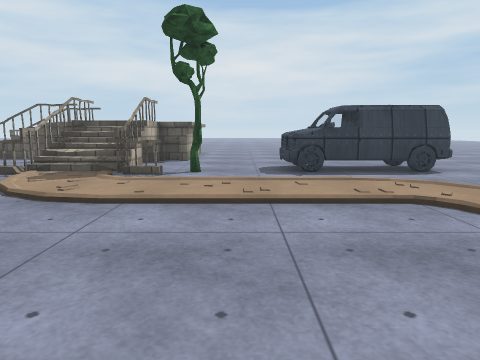
view 1 (above)

17 first-person views from a walk through a Unity game level. The camera is 1.2 m above the floor, tilts 8° down and sees 70° across. The floor is counted in squares, 1 m on a side. Each view is taken from the middle of a square. On the plan, view 1 faces up. The plan holds only what a view shows up to about 14 squares ahead; the rest is blank. The place goes on beyond the plan. Surface patterns are stand-ins for the level's own textures.

view 2
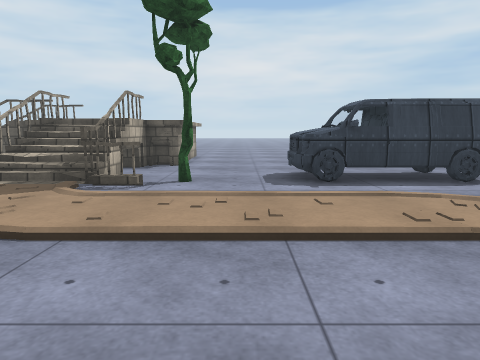

view 3
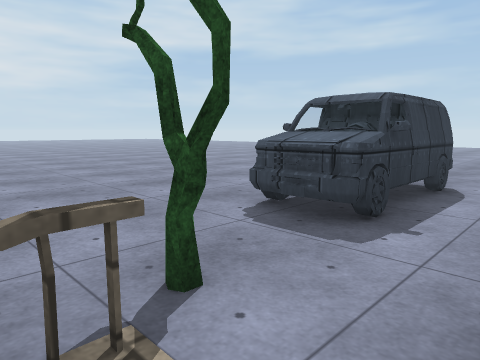

view 4
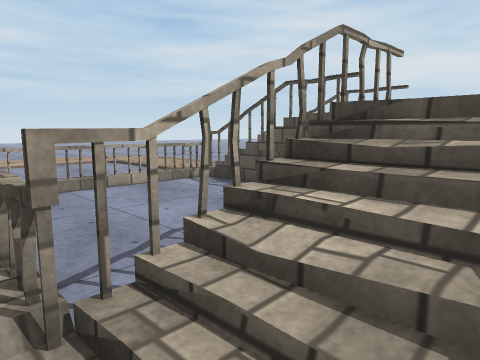

view 5
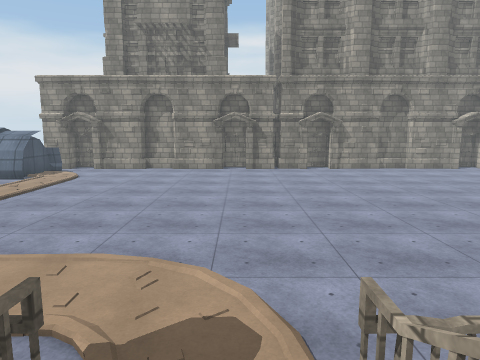

view 6
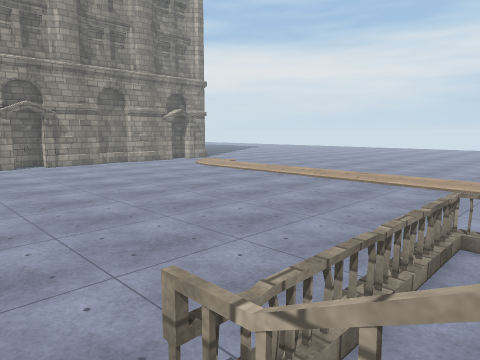

view 7
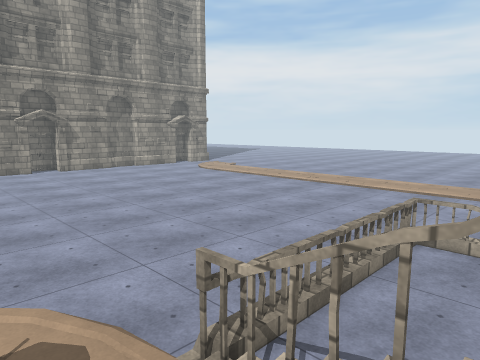

view 8
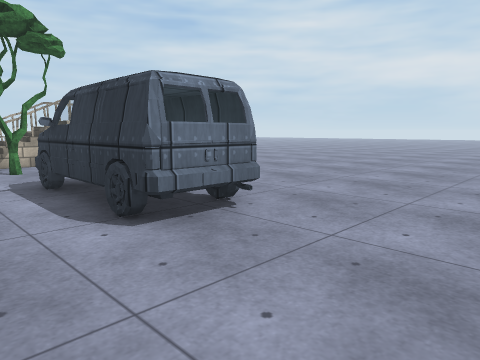

view 9
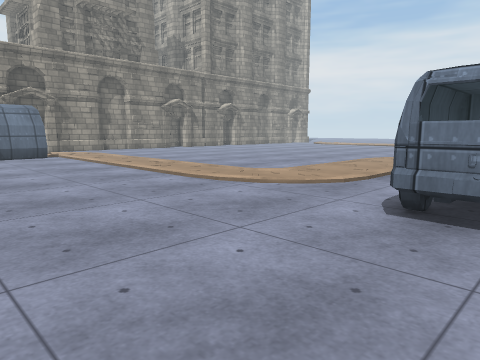

view 10
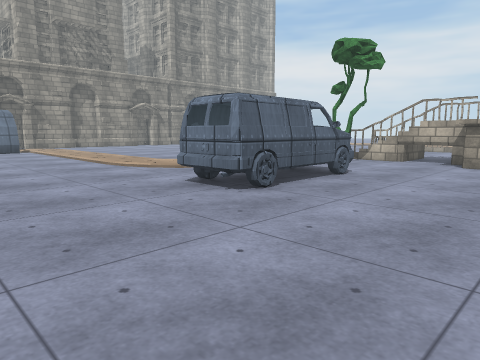

view 11
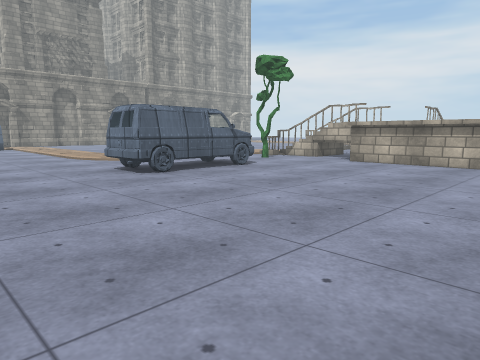

view 12
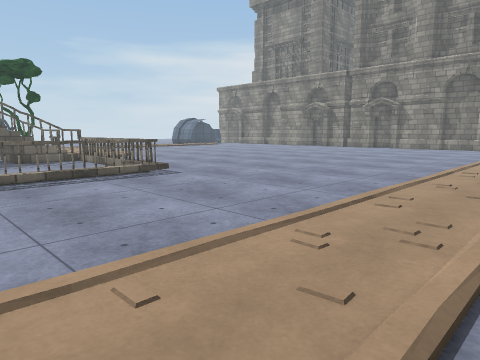

view 13
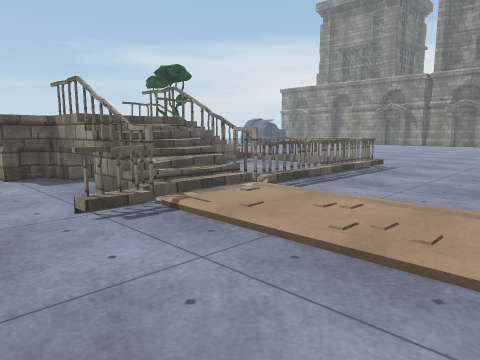

view 14
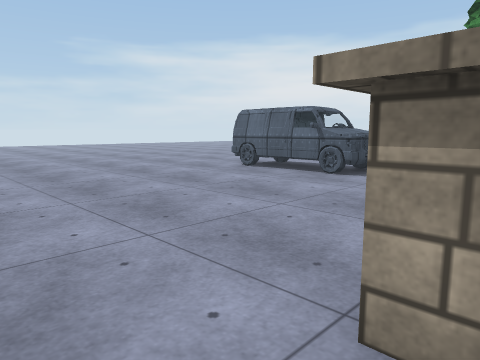

view 15
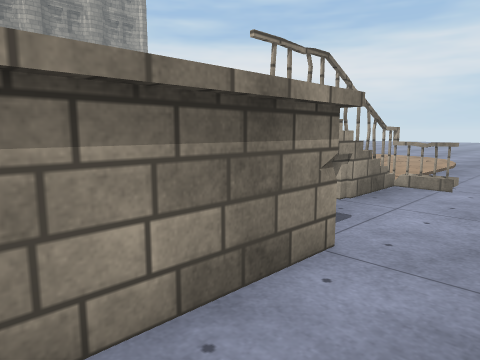

view 16
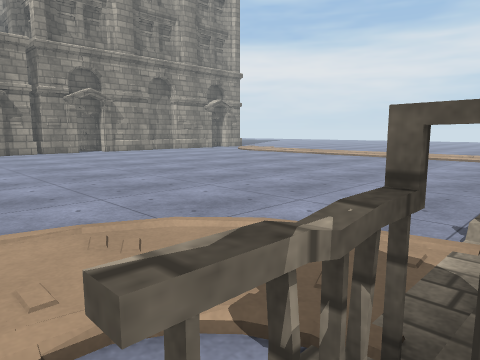

view 17
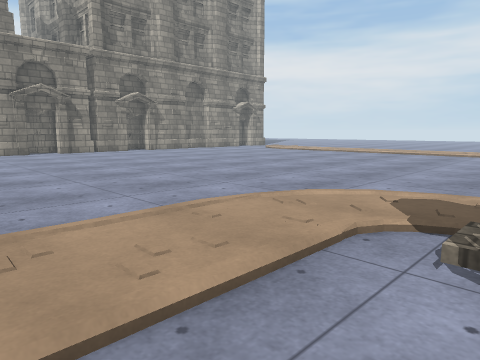

### Floor plan
Key: @ floor where view 1 was taken; # wall or solid block; x gap in a wall; . main floor; : floor 0.5 m higher than the main floor; + floor 1 m higher than the main floor; * floor 1.5 m higher than the main floor; / step, stairs or slope; = window, fence, low wall or low ledge; v drop or lower ground; A van; T tree.
Columns run from 21 left of view 1 to 11 right of it. Each row starts with its distance up from view 1.
 21     . ..      .. .. ........... .
 20      ............  .............
 19     .....=....######.............
 18   .//////=x=#x=    *.............
 17   //.../..:+*      *.............
 16    .......#####    *.............
 15 . ./.....#vvvv=#   *.............
 14  ........#vvv v=  #*.............
 13 .........#vvvv =  #.............
 12 .........#vvvvvv//v...AAAAAA.....
 11  ........#vvvvvx//=.T.AAAAAA.....
 10  ........=vvvvv#//#.T..AAAAA.....
  9  ..............=..==.............
  8  .................////////......
  7  .............../........//.....
  6   ...............///....../.....
  5   ..............................
  4   ..............................
  3   .............................
  2   .............................
  1    ............................
  0    ..  ..............@.........
 -1        ........................
 -2        ................... ...
 -3           ...........       ..
 -4            .........
 -5             .. .. ..

Positions as (right, up) in squares from view 1, and headings:
1: (0, 0), facing up
2: (0, 2), facing up
3: (-3, 8), facing up-right
4: (-4, 9), facing up-left
5: (-5, 12), facing down
6: (-5, 11), facing down-left
7: (-4, 12), facing down-left
8: (10, 8), facing up-left
9: (11, 12), facing down-left
10: (11, 17), facing down-left
11: (11, 21), facing down-left
12: (-21, 15), facing down-right
13: (-17, 21), facing down-right
14: (-3, 21), facing down-right
15: (-4, 21), facing down-left
16: (-2, 10), facing down-left
17: (1, 10), facing down-left
